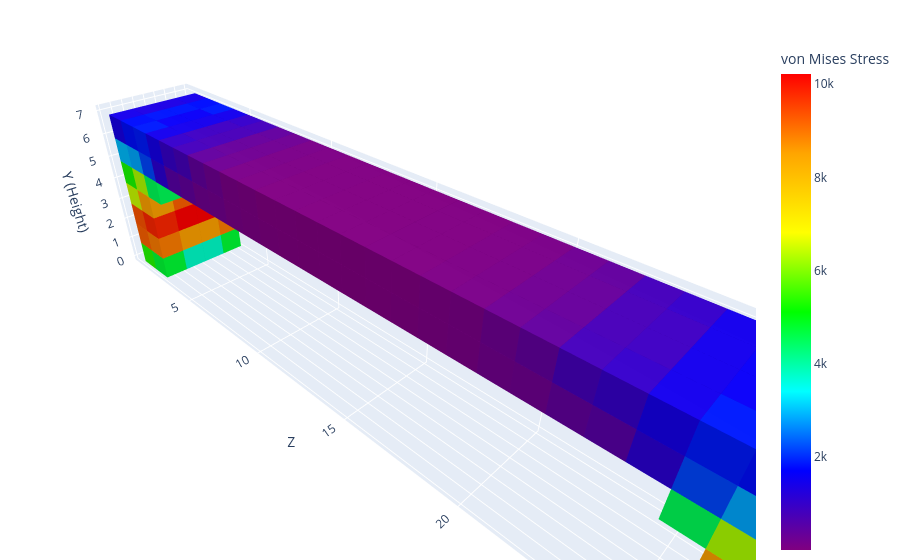

Notebook cell for this chart:
### Code cell
res = compute_von_mises_stress(
    coords,
    n_t_steps=500,
    progress=True,
)
plotly_blocks.plot(coords, color=res.von_mises, colorbar_title="von Mises Stress", alpha=1)

### Figure 1 — Plotly figure (JSON) as saved in the notebook; plotly's stock layout.template omitted (floating-point values rounded to 4 significant figures; data arrays with more than 128 entries replaced by an {"elided": "..."} marker saying what was removed)
{"data": [{"facecolor": {"elided": "3648 str values"}, "flatshading": true, "i": {"elided": "3648 int values"}, "j": {"elided": "3648 int values"}, "k": {"elided": "3648 int values"}, "opacity": 1, "type": "mesh3d", "x": {"elided": "2432 int values"}, "y": {"elided": "2432 int values"}, "z": {"elided": "2432 int values"}}, {"marker": {"cmax": 10220.0, "cmin": 2.931, "color": {"elided": "304 float values"}, "colorbar": {"title": {"text": "von Mises Stress"}}, "colorscale": [[0, "#800080"], [0.1667, "#0000FF"], [0.3333, "#00FFFF"], [0.5, "#00FF00"], [0.6667, "#FFFF00"], [0.8333, "#FFA500"], [1, "#FF0000"]], "size": 0.1}, "mode": "markers", "showlegend": false, "type": "scatter3d", "x": [null], "y": [null], "z": [null]}], "layout": {"legend": {"itemsizing": "constant"}, "margin": {"b": 0, "l": 0, "r": 0, "t": 40}, "scene": {"aspectmode": "data", "xaxis": {"title": {"text": "X"}}, "yaxis": {"title": {"text": "Z"}}, "zaxis": {"title": {"text": "Y (Height)"}}}, "title": {"text": ""}}}
